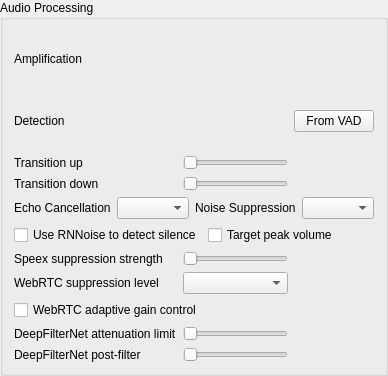
    <widget class="QGroupBox" name="qgbAudio">
     <property name="title">
      <string>Audio Processing</string>
     </property>
     <layout class="QGridLayout" columnstretch="0,1,0">
      <item row="0" column="0">
       <widget class="QLabel" name="qliAmp">
        <property name="text">
         <string>Amplification</string>
        </property>
        <property name="buddy">
         <cstring>qsAmp</cstring>
        </property>
       </widget>
      </item>
      <item row="0" column="1">
       <widget class="MultiSlider" name="qsAmp" native="true">
        <property name="sizePolicy">
         <sizepolicy hsizetype="Expanding" vsizetype="Minimum">
          <horstretch>1</horstretch>
          <verstretch>0</verstretch>
         </sizepolicy>
        </property>
        <property name="minimumSize">
         <size>
          <width>0</width>
          <height>56</height>
         </size>
        </property>
        <property name="toolTip">
         <string>Base, adaptive (silence-aware) and maximum input amplification</string>
        </property>
        <property name="whatsThis">
         <string>&lt;b&gt;Input amplification.&lt;/b&gt;&lt;br /&gt;Three handles on one bar, always ordered &lt;i&gt;Base&lt;/i&gt; &amp;le; &lt;i&gt;Adaptive&lt;/i&gt; &amp;le; &lt;i&gt;Max&lt;/i&gt;:&lt;br /&gt;&amp;bull; &lt;b&gt;Base&lt;/b&gt;: the input is always amplified by at least this much (leftmost = 1.0, no guaranteed amplification).&lt;br /&gt;&amp;bull; &lt;b&gt;Adaptive&lt;/b&gt;: the most the input is amplified while it is classified as background noise, so noise is not boosted as hard as speech. Set it equal to Max to disable the silence-aware cap.&lt;br /&gt;&amp;bull; &lt;b&gt;Max&lt;/b&gt;: the most your speech is amplified.&lt;br /&gt;The handles cannot cross, so the ordering is always preserved.</string>
        </property>
        <property name="accessibleName">
         <string>Input amplification</string>
        </property>
        <property name="accessibleDescription">
         <string>Base, adaptive and maximum amplification levels</string>
        </property>
       </widget>
      </item>
      <item row="0" column="2">
       <layout class="QVBoxLayout" name="qvblAmpLive">
        <item>
         <widget class="QLabel" name="qlAmpCurrent">
          <property name="toolTip">
           <string>Amplification being applied to your input right now</string>
          </property>
          <property name="alignment">
           <set>Qt::AlignHCenter|Qt::AlignVCenter</set>
          </property>
          <property name="text">
           <string/>
          </property>
         </widget>
        </item>
        <item>
         <widget class="QLabel" name="qlAmpDetect">
          <property name="toolTip">
           <string>Whether the input is currently detected as speech or noise. While it is noise, amplification is capped at the adaptive level.</string>
          </property>
          <property name="alignment">
           <set>Qt::AlignHCenter|Qt::AlignVCenter</set>
          </property>
          <property name="text">
           <string/>
          </property>
         </widget>
        </item>
       </layout>
      </item>
      <item row="1" column="0">
       <widget class="QLabel" name="qliAmpThreshold">
        <property name="text">
         <string>Detection</string>
        </property>
        <property name="buddy">
         <cstring>qsAmpThreshold</cstring>
        </property>
       </widget>
      </item>
      <item row="1" column="1">
       <widget class="MultiSlider" name="qsAmpThreshold" native="true">
        <property name="sizePolicy">
         <sizepolicy hsizetype="Expanding" vsizetype="Minimum">
          <horstretch>1</horstretch>
          <verstretch>0</verstretch>
         </sizepolicy>
        </property>
        <property name="minimumSize">
         <size>
          <width>0</width>
          <height>56</height>
         </size>
        </property>
        <property name="toolTip">
         <string>Speech-detection thresholds for the adaptive amplification</string>
        </property>
        <property name="whatsThis">
         <string>&lt;b&gt;Adaptive amplification thresholds.&lt;/b&gt;&lt;br /&gt;The input becomes speech once its speech probability rises above the upper handle, and noise once it falls to the lower handle, with hysteresis in between. These are separate from the voice activity thresholds; use &lt;i&gt;From VAD&lt;/i&gt; to copy those.</string>
        </property>
        <property name="accessibleName">
         <string>Amplification detection thresholds</string>
        </property>
       </widget>
      </item>
      <item row="1" column="2">
       <widget class="QPushButton" name="qpbAmpInheritVAD">
        <property name="toolTip">
         <string>Copy the lower and upper thresholds from the voice activity settings</string>
        </property>
        <property name="text">
         <string>From VAD</string>
        </property>
       </widget>
      </item>
      <item row="2" column="0">
       <widget class="QLabel" name="qliAmpRise">
        <property name="text">
         <string>Transition up</string>
        </property>
        <property name="buddy">
         <cstring>qsAmpRise</cstring>
        </property>
       </widget>
      </item>
      <item row="2" column="1">
       <widget class="SemanticSlider" name="qsAmpRise">
        <property name="toolTip">
         <string>Time the amplification takes to ease up towards the maximum when speech starts</string>
        </property>
        <property name="accessibleName">
         <string>Amplification rise time</string>
        </property>
        <property name="maximum">
         <number>2000</number>
        </property>
        <property name="singleStep">
         <number>50</number>
        </property>
        <property name="pageStep">
         <number>250</number>
        </property>
        <property name="orientation">
         <enum>Qt::Horizontal</enum>
        </property>
       </widget>
      </item>
      <item row="2" column="2">
       <widget class="QLabel" name="qlAmpRise">
        <property name="minimumSize">
         <size>
          <width>40</width>
          <height>0</height>
         </size>
        </property>
        <property name="text">
         <string/>
        </property>
       </widget>
      </item>
      <item row="3" column="0">
       <widget class="QLabel" name="qliAmpFall">
        <property name="text">
         <string>Transition down</string>
        </property>
        <property name="buddy">
         <cstring>qsAmpFall</cstring>
        </property>
       </widget>
      </item>
      <item row="3" column="1">
       <widget class="SemanticSlider" name="qsAmpFall">
        <property name="toolTip">
         <string>Time the amplification takes to ease down towards the adaptive level when speech stops</string>
        </property>
        <property name="accessibleName">
         <string>Amplification fall time</string>
        </property>
        <property name="maximum">
         <number>2000</number>
        </property>
        <property name="singleStep">
         <number>50</number>
        </property>
        <property name="pageStep">
         <number>250</number>
        </property>
        <property name="orientation">
         <enum>Qt::Horizontal</enum>
        </property>
       </widget>
      </item>
      <item row="3" column="2">
       <widget class="QLabel" name="qlAmpFall">
        <property name="minimumSize">
         <size>
          <width>40</width>
          <height>0</height>
         </size>
        </property>
        <property name="text">
         <string/>
        </property>
       </widget>
      </item>
      <item row="5" column="0" colspan="3">
       <layout class="QHBoxLayout" name="qhblAmpOptions">
        <item>
         <widget class="QCheckBox" name="qcbAdaptiveRNNoise">
          <property name="toolTip">
           <string>Detect silence with RNNoise instead of the signal-to-noise ratio</string>
          </property>
          <property name="whatsThis">
           <string>&lt;b&gt;Use RNNoise to detect silence.&lt;/b&gt;&lt;br /&gt;Drives the adaptive amplification from RNNoise's voice activity estimate rather than Speex's signal-to-noise ratio. Has an effect only while RNNoise is the active noise canceller.</string>
          </property>
          <property name="text">
           <string>Use RNNoise to detect silence</string>
          </property>
         </widget>
        </item>
        <item>
         <widget class="QCheckBox" name="qcbAmpPeak">
          <property name="toolTip">
           <string>Amplify towards the signal peak instead of its average level</string>
          </property>
          <property name="whatsThis">
           <string>&lt;b&gt;Target peak volume.&lt;/b&gt;&lt;br /&gt;Amplifies towards the loudest sample of each frame, keeping peaks from clipping, instead of towards the average level.</string>
          </property>
          <property name="text">
           <string>Target peak volume</string>
          </property>
         </widget>
        </item>
       </layout>
      </item>
      <item row="4" column="0" colspan="3">
       <layout class="QHBoxLayout" name="qhblEchoNoise">
        <item>
         <widget class="QLabel" name="qliEcho">
          <property name="text">
           <string>Echo Cancellation</string>
          </property>
          <property name="buddy">
           <cstring>qcbEcho</cstring>
          </property>
         </widget>
        </item>
        <item>
         <widget class="MUComboBox" name="qcbEcho">
          <property name="sizePolicy">
           <sizepolicy hsizetype="Expanding" vsizetype="Fixed">
            <horstretch>1</horstretch>
            <verstretch>0</verstretch>
           </sizepolicy>
          </property>
          <property name="whatsThis">
           <string>Enabling this will cancel the echo from your speakers. Mixed has low CPU impact, but only works well if your speakers are equally loud and equidistant from the microphone. Multichannel echo cancellation provides much better echo cancellation, but at a higher CPU cost.</string>
          </property>
          <property name="accessibleName">
           <string>Echo cancellation mode</string>
          </property>
         </widget>
        </item>
        <item>
         <widget class="QLabel" name="qliNoiseSup">
          <property name="text">
           <string>Noise Suppression</string>
          </property>
          <property name="buddy">
           <cstring>qcbNoiseSup</cstring>
          </property>
         </widget>
        </item>
        <item>
         <widget class="MUComboBox" name="qcbNoiseSup">
          <property name="sizePolicy">
           <sizepolicy hsizetype="Expanding" vsizetype="Fixed">
            <horstretch>1</horstretch>
            <verstretch>0</verstretch>
           </sizepolicy>
          </property>
          <property name="toolTip">
           <string>Algorithm used to suppress background noise</string>
          </property>
          <property name="whatsThis">
           <string>&lt;b&gt;Noise suppression.&lt;/b&gt;&lt;br /&gt;Choose the algorithm used to attenuate stationary background noise: Speex, the RNNoise machine-learning denoiser, both together, or none.</string>
          </property>
          <property name="accessibleName">
           <string>Noise suppression mode</string>
          </property>
         </widget>
        </item>
       </layout>
      </item>
      <item row="6" column="0">
       <widget class="QLabel" name="qlSpeexNoiseSup">
        <property name="toolTip">
         <string>This controls the amount by which Speex will suppress noise.</string>
        </property>
        <property name="text">
         <string>Speex suppression strength</string>
        </property>
        <property name="buddy">
         <cstring>qsSpeexNoiseSupStrength</cstring>
        </property>
       </widget>
      </item>
      <item row="6" column="1">
       <widget class="SemanticSlider" name="qsSpeexNoiseSupStrength">
        <property name="toolTip">
         <string>This controls the amount by which Speex will suppress noise.</string>
        </property>
        <property name="whatsThis">
         <string>&lt;b&gt;This sets the amount of noise suppression to apply.&lt;/b&gt;&lt;br /&gt;The higher this value, the more aggressively stationary noise will be suppressed.</string>
        </property>
        <property name="accessibleName">
         <string>Noise suppression strength</string>
        </property>
        <property name="minimum">
         <number>15</number>
        </property>
        <property name="maximum">
         <number>60</number>
        </property>
        <property name="pageStep">
         <number>5</number>
        </property>
        <property name="orientation">
         <enum>Qt::Horizontal</enum>
        </property>
       </widget>
      </item>
      <item row="6" column="2">
       <widget class="QLabel" name="qlSpeexNoiseSupStrength">
        <property name="sizePolicy">
         <sizepolicy hsizetype="Fixed" vsizetype="Fixed">
          <horstretch>0</horstretch>
          <verstretch>0</verstretch>
         </sizepolicy>
        </property>
        <property name="minimumSize">
         <size>
          <width>30</width>
          <height>0</height>
         </size>
        </property>
        <property name="toolTip">
         <string>This controls the amount by which Speex will suppress noise.</string>
        </property>
        <property name="text">
         <string/>
        </property>
       </widget>
      </item>
      <item row="7" column="0">
       <widget class="QLabel" name="qlWebRTCNoiseLevel">
        <property name="toolTip">
         <string>How aggressively the WebRTC noise suppressor attenuates background noise.</string>
        </property>
        <property name="text">
         <string>WebRTC suppression level</string>
        </property>
        <property name="buddy">
         <cstring>qcbWebRTCNoiseLevel</cstring>
        </property>
       </widget>
      </item>
      <item row="7" column="1">
       <widget class="MUComboBox" name="qcbWebRTCNoiseLevel">
        <property name="toolTip">
         <string>How aggressively the WebRTC noise suppressor attenuates background noise.</string>
        </property>
        <property name="whatsThis">
         <string>&lt;b&gt;WebRTC noise suppression level.&lt;/b&gt;&lt;br /&gt;Higher levels remove more noise, but may introduce more distortion of the speech signal.</string>
        </property>
        <property name="accessibleName">
         <string>WebRTC noise suppression level</string>
        </property>
       </widget>
      </item>
      <item row="8" column="0" colspan="2">
       <widget class="QCheckBox" name="qcbWebRTCGainControl">
        <property name="toolTip">
         <string>Apply WebRTC's adaptive digital gain control after echo cancellation and noise suppression.</string>
        </property>
        <property name="whatsThis">
         <string>&lt;b&gt;WebRTC adaptive gain control.&lt;/b&gt;&lt;br /&gt;When enabled, the WebRTC audio processor automatically adjusts the loudness of the captured signal. Leave this disabled to rely on Mumble's own amplification instead.</string>
        </property>
        <property name="accessibleName">
         <string>WebRTC adaptive gain control</string>
        </property>
        <property name="text">
         <string>WebRTC adaptive gain control</string>
        </property>
       </widget>
      </item>
      <item row="9" column="0">
       <widget class="QLabel" name="qlDeepFilterAttenLimit">
        <property name="toolTip">
         <string>Maximum amount of noise DeepFilterNet is allowed to attenuate.</string>
        </property>
        <property name="text">
         <string>DeepFilterNet attenuation limit</string>
        </property>
        <property name="buddy">
         <cstring>qsDeepFilterAttenLimit</cstring>
        </property>
       </widget>
      </item>
      <item row="9" column="1">
       <widget class="SemanticSlider" name="qsDeepFilterAttenLimit">
        <property name="toolTip">
         <string>Maximum amount of noise DeepFilterNet is allowed to attenuate.</string>
        </property>
        <property name="whatsThis">
         <string>&lt;b&gt;DeepFilterNet attenuation limit.&lt;/b&gt;&lt;br /&gt;Caps how much background noise the model may remove. The maximum suppresses noise fully; lower values keep more of the original ambience.</string>
        </property>
        <property name="accessibleName">
         <string>DeepFilterNet attenuation limit</string>
        </property>
        <property name="minimum">
         <number>0</number>
        </property>
        <property name="maximum">
         <number>100</number>
        </property>
        <property name="pageStep">
         <number>10</number>
        </property>
        <property name="orientation">
         <enum>Qt::Horizontal</enum>
        </property>
       </widget>
      </item>
      <item row="9" column="2">
       <widget class="QLabel" name="qlDeepFilterAttenLimitValue">
        <property name="sizePolicy">
         <sizepolicy hsizetype="Fixed" vsizetype="Fixed">
          <horstretch>0</horstretch>
          <verstretch>0</verstretch>
         </sizepolicy>
        </property>
        <property name="minimumSize">
         <size>
          <width>30</width>
          <height>0</height>
         </size>
        </property>
        <property name="toolTip">
         <string>Maximum amount of noise DeepFilterNet is allowed to attenuate.</string>
        </property>
        <property name="text">
         <string/>
        </property>
       </widget>
      </item>
      <item row="10" column="0">
       <widget class="QLabel" name="qlDeepFilterPostFilter">
        <property name="toolTip">
         <string>DeepFilterNet post-filter that reduces residual noise (0 disables it).</string>
        </property>
        <property name="text">
         <string>DeepFilterNet post-filter</string>
        </property>
        <property name="buddy">
         <cstring>qsDeepFilterPostFilter</cstring>
        </property>
       </widget>
      </item>
      <item row="10" column="1">
       <widget class="SemanticSlider" name="qsDeepFilterPostFilter">
        <property name="toolTip">
         <string>DeepFilterNet post-filter that reduces residual noise (0 disables it).</string>
        </property>
        <property name="whatsThis">
         <string>&lt;b&gt;DeepFilterNet post-filter.&lt;/b&gt;&lt;br /&gt;Sharpens the separation between speech and noise to curb residual &quot;musical&quot; noise. Higher values filter more aggressively; 0 disables the post-filter.</string>
        </property>
        <property name="accessibleName">
         <string>DeepFilterNet post-filter strength</string>
        </property>
        <property name="minimum">
         <number>0</number>
        </property>
        <property name="maximum">
         <number>50</number>
        </property>
        <property name="pageStep">
         <number>5</number>
        </property>
        <property name="orientation">
         <enum>Qt::Horizontal</enum>
        </property>
       </widget>
      </item>
      <item row="10" column="2">
       <widget class="QLabel" name="qlDeepFilterPostFilterValue">
        <property name="sizePolicy">
         <sizepolicy hsizetype="Fixed" vsizetype="Fixed">
          <horstretch>0</horstretch>
          <verstretch>0</verstretch>
         </sizepolicy>
        </property>
        <property name="minimumSize">
         <size>
          <width>30</width>
          <height>0</height>
         </size>
        </property>
        <property name="toolTip">
         <string>DeepFilterNet post-filter that reduces residual noise (0 disables it).</string>
        </property>
        <property name="text">
         <string/>
        </property>
       </widget>
      </item>
     </layout>
    </widget>
